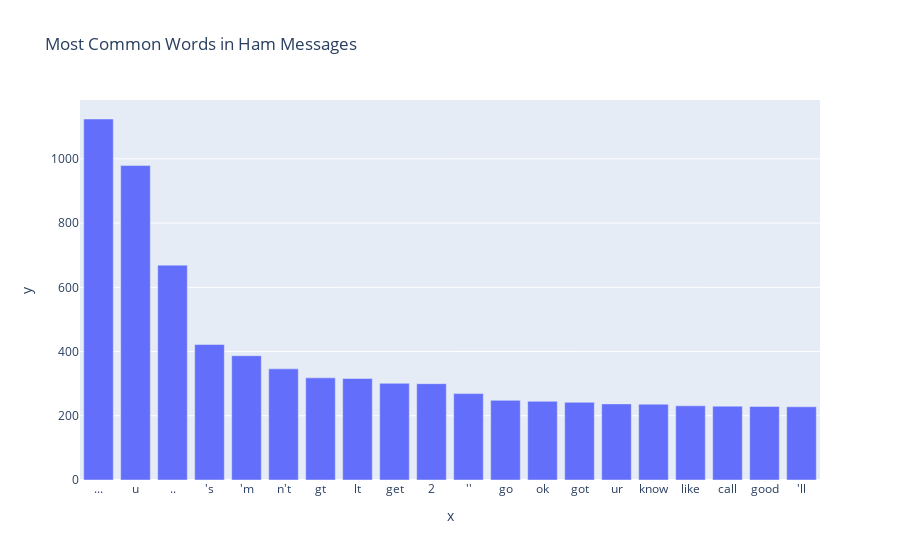

The notebook cell this image was saved under:
### Code cell
show_most_common_words(cleaned_data[cleaned_data['label'] == 'ham']['text'], title='Most Common Words in Ham Messages')

### Figure 1 — Plotly figure (JSON) as saved in the notebook; plotly's stock layout.template omitted (floating-point values rounded to 4 significant figures)
{"data": [{"alignmentgroup": "True", "hovertemplate": "x=%{x}<br>y=%{y}<extra></extra>", "legendgroup": "", "marker": {"color": "#636efa", "pattern": {"shape": ""}}, "name": "", "offsetgroup": "", "orientation": "v", "showlegend": false, "textposition": "auto", "type": "bar", "x": ["...", "u", "..", "'s", "'m", "n't", "gt", "lt", "get", "2", "''", "go", "ok", "got", "ur", "know", "like", "call", "good", "'ll"], "xaxis": "x", "y": [1124, 979, 669, 422, 387, 346, 318, 316, 301, 300, 269, 248, 245, 242, 237, 236, 231, 230, 229, 228], "yaxis": "y"}], "layout": {"barmode": "relative", "legend": {"tracegroupgap": 0}, "title": {"text": "Most Common Words in Ham Messages"}, "xaxis": {"anchor": "y", "domain": [0, 1], "title": {"text": "x"}}, "yaxis": {"anchor": "x", "domain": [0, 1], "title": {"text": "y"}}}}
